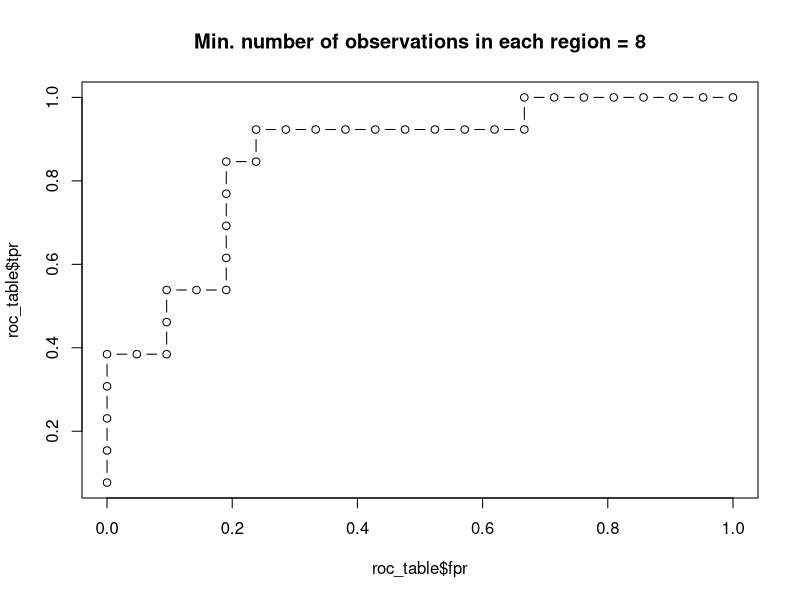

Here is the R script that generated this plot:

# load IRIS dataset ----
library(datasets)

# select only rows with virginica and versicolor ----
data <-
  iris[(iris$Species == 'versicolor' | iris$Species == 'virginica'),]
data$Species <-
  factor(data$Species) # to remove hidden level setosa carried over from original dataset

# summary of data ----
summary(data)

# get predictor, response and class names ----
cols <- colnames(data)
X.col <- cols[1:4]
Y.col <- cols[5]
classes <- levels(data[, Y.col])
positive_class <- classes[1]
negative_class <- classes[2]

# define cutpoints s ----
# note: the min and max x values are not included in the cutpoints
get.cutpoints <- function(n.cutpoints) {
  # get the min of all X
  x.min <- min(data[X.col])
  # get the max of all X
  x.max <- max(data[X.col])
  # create empty matrix of cutpoints initialized with zero
  s <- rep(0, n.cutpoints)
  # difference between each cutpoint
  diff <- (x.max - x.min) / (n.cutpoints + 1)
  # set the first cut-point to x.min + diff (as there will not be any datapoints before x.min)
  s[1] <- x.min + diff
  # form a vector of cutpoints
  for (i in seq(2, n.cutpoints)) {
    s[i] <- s[i - 1] + diff
  }
  return(s)
}
# define number of cutpoints
s <- get.cutpoints(2 * round(max(data[X.col])))

# define mode function ----
mode.categorical <- function(x) {
  return(classes[which.max(tabulate(match(x, classes)))])
}

# define class prediction for each region
# predict.class.label <- function(dataframe) {
#   return(mode.categorical(dataframe[, Y.col]))
# }

# define positive class probability for each region ----
predict.class.probability <- function(dataframe) {
  return(tabulate(match(dataframe[, Y.col], positive_class)) / nrow(dataframe))
}

# define error rate ----
# here we are using the error rate since Y is a qualitative variable
error.rate <- function(dataframe) {
  proportions <-
    tabulate(match(dataframe[, Y.col], classes)) / nrow(dataframe)
  return(1 - max(proportions))
}

# define argmin ----
argmin <- function(dataframe) {
  # argmin row index
  row <- which.min(apply(dataframe, MARGIN = 1, min))[[1]]
  
  # argmin column index
  column <- which.min(dataframe[row,])[[1]]
  
  return(c(row, column))
}

# split the dataframe into two regions based on condition ----
split <- function(dataframe, j, s, condition) {
  # return left region
  if (condition == 'left') {
    return(dataframe[dataframe[, j] < s,])
  }
  
  # return right region
  return(dataframe[dataframe[, j] >= s,])
  
}

# fit tree ----
# change the stopping criteria to get different trees
stop_criteria <- 8 # uses stopping criteria for each region
fit.decision.tree <- function(dataframe) {
  # initialize empty dataframe to store error rates for all combinations of predictor and cutpoint
  # dataframe is initialized with 1 because the error rate can never be greater than 1
  # this will serve as placeholder for combinations where there is no data in the split
  error.combos <-
    data.frame(matrix(1.0, nrow = length(X.col), ncol = length(s)))
  rownames(error.combos) <- X.col
  colnames(error.combos) <- seq(1, length(s))
  
  for (x.col in X.col) {
    for (cutpoint in seq(1, length(s))) {
      # get the indices for which data points are less than the cut off
      split.indices.left <-
        which(dataframe[, x.col] < s[cutpoint])
      
      # get the indices for which data points are greater than or equal to the cut off
      split.indices.right <-
        which(dataframe[, x.col] >= s[cutpoint])
      
      # if number of data points in a region are less than 4 do not split
      if (length(split.indices.left) < stop_criteria |
          length(split.indices.right) < stop_criteria) {
        next
      }
      
      # divide into regions
      R1 <- dataframe[split.indices.left,]
      R2 <- dataframe[split.indices.right,]
      
      # initialize error rate
      R1.error <- 0
      R2.error <- 0
      
      # get the error rate
      R1.error <- error.rate(R1)
      R2.error <- error.rate(R2)
      
      # total error rate
      T.error <- R1.error + R2.error
      
      # fill in error rate
      error.combos[x.col, cutpoint] <- T.error
    }
  }
  
  # if there was no splitting performed return the dataframe
  if (min(error.combos) == 1.0) {
    return(list(data = dataframe))
  }
  
  # get the args for min error rate
  j <- X.col[argmin(error.combos)[1]]
  s <- s[argmin(error.combos)[2]]
  
  split = c(j, s)
  
  # recursive call
  left.subtree = fit.decision.tree(split(dataframe, j, s, 'left'))
  right.subtree = fit.decision.tree(split(dataframe, j, s, 'right'))
  
  tree <-
    list(split = split,
         left.subtree = left.subtree,
         right.subtree = right.subtree)
  return(tree)
}

# predict label of new observation based on tree ----
predict.tree <- function(tree, x) {
  
  j <- tree$split[1]
  s <- tree$split[2]
  
  # predict using data at the leaf node
  if(!is.null(tree$data)) {
    # label <- predict.class.label(tree$data)
    probability <- predict.class.probability(tree$data)
    return(probability)
  }
  
  # if less than cutoff traverse left
  if(x[j] < s) {
    predict.tree(tree$left.subtree, x)
  }
  
  # else traverse right
  else {
    predict.tree(tree$right.subtree, x)
  }
}

# fit tree
tree <- fit.decision.tree(data)

# shuffle iris dataset ----
set.seed(7)
shuffled_data <- data[sample(nrow(data)), ]

# divide into train and validation ----
set.seed(7)
indices <- sample(seq_len(nrow(shuffled_data)), size = nrow(shuffled_data) * 2/3)
train <- shuffled_data[indices, ]
validation <- shuffled_data[-indices, ]

# fit decision tree on train set ----
train_tree <- fit.decision.tree(train)

# predict on validation ----
validation$label <- positive_class
validation$probability <- 0.0
for(i in seq(1, nrow(validation))) {
  validation[i, ]$probability <- predict.tree(train_tree, validation[i, ])
}

# use class probability to make prediction ----
# the threshold is 0.5
validation[which(validation$probability < 0.5), ]$label <- negative_class

# Miss-classification error rate ----
# note: the following miss-classification error rate uses the above threshold of 0.5
confusion_matrix <- table(validation$Species, validation$label)
(confusion_matrix[1, 2] + confusion_matrix[2, 1]) / nrow(validation)

# ROC curve ----
roc_table <- validation[, c('Species', 'probability')]
colnames(roc_table) <- c('actual', 'probability')
# sort probability in decreasing order
roc_table <- roc_table[order(-roc_table$probability), ]

# true positive
roc_table$true_positive <- ifelse(roc_table$actual == positive_class, 1, 0)

# false positive
roc_table$false_positive <- ifelse(roc_table$actual == negative_class, 1, 0)

# ground truth positive
ground_truth <- summary(roc_table$actual)
gp <- ground_truth[[1]]
gn <- ground_truth[[2]]

# cummulative sum tp and fp
for(i in seq(2, nrow(roc_table))) {
  roc_table$true_positive[i] <- roc_table$true_positive[i-1] + roc_table$true_positive[i]
  roc_table$false_positive[i] <- roc_table$false_positive[i-1] + roc_table$false_positive[i]
  
}

# tpr
roc_table$tpr <- roc_table$true_positive / gp

# fpr 
roc_table$fpr <- roc_table$false_positive / gn

# plot roc curve
jpeg('dt_8l_.jpeg')
plot(roc_table$fpr, roc_table$tpr, type = 'b', main = 'Min. number of observations in each region = 8')
dev.off()
